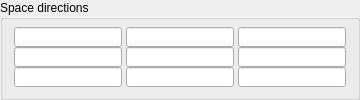
             <widget class="QGroupBox" name="groupBox_13">
              <property name="sizePolicy">
               <sizepolicy hsizetype="Preferred" vsizetype="Preferred">
                <horstretch>0</horstretch>
                <verstretch>0</verstretch>
               </sizepolicy>
              </property>
              <property name="title">
               <string>Space directions</string>
              </property>
              <layout class="QVBoxLayout" name="verticalLayout_12">
               <property name="spacing">
                <number>1</number>
               </property>
               <property name="topMargin">
                <number>1</number>
               </property>
               <property name="bottomMargin">
                <number>3</number>
               </property>
               <item>
                <layout class="QGridLayout" name="gridLayout_5">
                 <property name="horizontalSpacing">
                  <number>4</number>
                 </property>
                 <property name="verticalSpacing">
                  <number>0</number>
                 </property>
                 <item row="0" column="0">
                  <widget class="QLineEdit" name="lineEdit_SpaceDir11">
                   <property name="sizePolicy">
                    <sizepolicy hsizetype="Expanding" vsizetype="Fixed">
                     <horstretch>0</horstretch>
                     <verstretch>0</verstretch>
                    </sizepolicy>
                   </property>
                   <property name="minimumSize">
                    <size>
                     <width>30</width>
                     <height>0</height>
                    </size>
                   </property>
                   <property name="maximumSize">
                    <size>
                     <width>16777215</width>
                     <height>20</height>
                    </size>
                   </property>
                   <property name="alignment">
                    <set>Qt::AlignRight|Qt::AlignTrailing|Qt::AlignVCenter</set>
                   </property>
                   <property name="readOnly">
                    <bool>true</bool>
                   </property>
                  </widget>
                 </item>
                 <item row="0" column="1">
                  <widget class="QLineEdit" name="lineEdit_SpaceDir12">
                   <property name="sizePolicy">
                    <sizepolicy hsizetype="Expanding" vsizetype="Fixed">
                     <horstretch>0</horstretch>
                     <verstretch>0</verstretch>
                    </sizepolicy>
                   </property>
                   <property name="minimumSize">
                    <size>
                     <width>30</width>
                     <height>0</height>
                    </size>
                   </property>
                   <property name="maximumSize">
                    <size>
                     <width>16777215</width>
                     <height>20</height>
                    </size>
                   </property>
                   <property name="alignment">
                    <set>Qt::AlignRight|Qt::AlignTrailing|Qt::AlignVCenter</set>
                   </property>
                   <property name="readOnly">
                    <bool>true</bool>
                   </property>
                  </widget>
                 </item>
                 <item row="0" column="2">
                  <widget class="QLineEdit" name="lineEdit_SpaceDir13">
                   <property name="sizePolicy">
                    <sizepolicy hsizetype="Expanding" vsizetype="Fixed">
                     <horstretch>0</horstretch>
                     <verstretch>0</verstretch>
                    </sizepolicy>
                   </property>
                   <property name="minimumSize">
                    <size>
                     <width>30</width>
                     <height>0</height>
                    </size>
                   </property>
                   <property name="maximumSize">
                    <size>
                     <width>16777215</width>
                     <height>20</height>
                    </size>
                   </property>
                   <property name="alignment">
                    <set>Qt::AlignRight|Qt::AlignTrailing|Qt::AlignVCenter</set>
                   </property>
                   <property name="readOnly">
                    <bool>true</bool>
                   </property>
                  </widget>
                 </item>
                 <item row="1" column="0">
                  <widget class="QLineEdit" name="lineEdit_SpaceDir21">
                   <property name="sizePolicy">
                    <sizepolicy hsizetype="Expanding" vsizetype="Fixed">
                     <horstretch>0</horstretch>
                     <verstretch>0</verstretch>
                    </sizepolicy>
                   </property>
                   <property name="minimumSize">
                    <size>
                     <width>30</width>
                     <height>0</height>
                    </size>
                   </property>
                   <property name="maximumSize">
                    <size>
                     <width>16777215</width>
                     <height>20</height>
                    </size>
                   </property>
                   <property name="alignment">
                    <set>Qt::AlignRight|Qt::AlignTrailing|Qt::AlignVCenter</set>
                   </property>
                   <property name="readOnly">
                    <bool>true</bool>
                   </property>
                  </widget>
                 </item>
                 <item row="1" column="1">
                  <widget class="QLineEdit" name="lineEdit_SpaceDir22">
                   <property name="sizePolicy">
                    <sizepolicy hsizetype="Expanding" vsizetype="Fixed">
                     <horstretch>0</horstretch>
                     <verstretch>0</verstretch>
                    </sizepolicy>
                   </property>
                   <property name="minimumSize">
                    <size>
                     <width>30</width>
                     <height>0</height>
                    </size>
                   </property>
                   <property name="maximumSize">
                    <size>
                     <width>16777215</width>
                     <height>20</height>
                    </size>
                   </property>
                   <property name="alignment">
                    <set>Qt::AlignRight|Qt::AlignTrailing|Qt::AlignVCenter</set>
                   </property>
                   <property name="readOnly">
                    <bool>true</bool>
                   </property>
                  </widget>
                 </item>
                 <item row="1" column="2">
                  <widget class="QLineEdit" name="lineEdit_SpaceDir23">
                   <property name="sizePolicy">
                    <sizepolicy hsizetype="Expanding" vsizetype="Fixed">
                     <horstretch>0</horstretch>
                     <verstretch>0</verstretch>
                    </sizepolicy>
                   </property>
                   <property name="minimumSize">
                    <size>
                     <width>30</width>
                     <height>0</height>
                    </size>
                   </property>
                   <property name="maximumSize">
                    <size>
                     <width>16777215</width>
                     <height>20</height>
                    </size>
                   </property>
                   <property name="alignment">
                    <set>Qt::AlignRight|Qt::AlignTrailing|Qt::AlignVCenter</set>
                   </property>
                   <property name="readOnly">
                    <bool>true</bool>
                   </property>
                  </widget>
                 </item>
                 <item row="2" column="0">
                  <widget class="QLineEdit" name="lineEdit_SpaceDir31">
                   <property name="sizePolicy">
                    <sizepolicy hsizetype="Expanding" vsizetype="Fixed">
                     <horstretch>0</horstretch>
                     <verstretch>0</verstretch>
                    </sizepolicy>
                   </property>
                   <property name="minimumSize">
                    <size>
                     <width>30</width>
                     <height>0</height>
                    </size>
                   </property>
                   <property name="maximumSize">
                    <size>
                     <width>16777215</width>
                     <height>20</height>
                    </size>
                   </property>
                   <property name="alignment">
                    <set>Qt::AlignRight|Qt::AlignTrailing|Qt::AlignVCenter</set>
                   </property>
                   <property name="readOnly">
                    <bool>true</bool>
                   </property>
                  </widget>
                 </item>
                 <item row="2" column="1">
                  <widget class="QLineEdit" name="lineEdit_SpaceDir32">
                   <property name="sizePolicy">
                    <sizepolicy hsizetype="Expanding" vsizetype="Fixed">
                     <horstretch>0</horstretch>
                     <verstretch>0</verstretch>
                    </sizepolicy>
                   </property>
                   <property name="minimumSize">
                    <size>
                     <width>30</width>
                     <height>0</height>
                    </size>
                   </property>
                   <property name="maximumSize">
                    <size>
                     <width>16777215</width>
                     <height>20</height>
                    </size>
                   </property>
                   <property name="alignment">
                    <set>Qt::AlignRight|Qt::AlignTrailing|Qt::AlignVCenter</set>
                   </property>
                   <property name="readOnly">
                    <bool>true</bool>
                   </property>
                  </widget>
                 </item>
                 <item row="2" column="2">
                  <widget class="QLineEdit" name="lineEdit_SpaceDir33">
                   <property name="sizePolicy">
                    <sizepolicy hsizetype="Expanding" vsizetype="Fixed">
                     <horstretch>0</horstretch>
                     <verstretch>0</verstretch>
                    </sizepolicy>
                   </property>
                   <property name="minimumSize">
                    <size>
                     <width>30</width>
                     <height>0</height>
                    </size>
                   </property>
                   <property name="maximumSize">
                    <size>
                     <width>16777215</width>
                     <height>20</height>
                    </size>
                   </property>
                   <property name="alignment">
                    <set>Qt::AlignRight|Qt::AlignTrailing|Qt::AlignVCenter</set>
                   </property>
                   <property name="readOnly">
                    <bool>true</bool>
                   </property>
                  </widget>
                 </item>
                </layout>
               </item>
              </layout>
             </widget>
